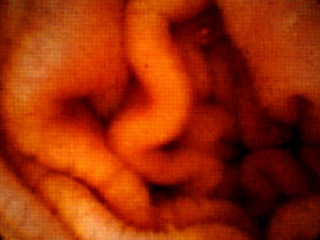
%> input picture sample2.bmp, 320 x 240 px
$ octave bmptobayer.m   (GNU Octave 9; MATLAB toolbox functions it lacks are replaced by stand-ins)
%> lines starting %> are read from the running program, lines starting %| are printed output that depends on the picture
%该程序包含部分有：1，将普通照片等转换为BAYER格式的照片(240x320x3)
%                 2，将BAYER格式照片中不同颜色分量单独分离出来，成为4个子图(120x160x1)
%                 3，对4个子图进行低通滤波
%                 4，对4个子图进行逆滤波
%                 5，将4个子图重组回到BAYER格式照片中
%                 6，对BAYER格式照片进行插值，恢复成普通RGB颜色照片
%其中第1 2 3部分在图像编码之前运行，第4 5 6部分在图像解码之后运行

A0=double(imread('sample2.bmp'));%载入图像
A0=A0(1:240,1:320,:);%标准图像大小为240x320

% figure
% imagesc(A0);


filter(:,:,1)=[1 0;0 0];%bayer彩色滤波阵列R分量
filter(:,:,2)=[0 1;1 0];%bayer彩色滤波阵列G分量
filter(:,:,3)=[0 0;0 1];%bayer彩色滤波阵列B分量


%bayer彩色滤波阵列格式
%  R  G
%  G  B
%%%%%%%%%%%%%%%%%%%%%%%%%%%%%%%%%%%%%%%%%%%%%%%%%%%%%%%%%%%%%%%%%%%%%%%%%%%
%将普通GRB颜色照片转成BAYER格式照片
for i=1:120%行数，每个滤波阵列为2x2,图像有240行，所以需要循环120次
    for j=1:160%列数，循环160次
        BAY(2*i-1:2*i,2*j-1:2*j,:)=A0(2*i-1:2*i,2*j-1:2*j,:).*filter;%BAY矩阵是转换好了的bayer格式照片，尺寸还是240x320x3
    end
end

% figure
% imagesc(BAY);
%%%%%%%%%%%%%%%%%%%%%%%%%%%%%%%%%%%%%%%%%%%%%%%%%%%%%%%%%%%%%%%%%%%%%%%%%%%
%将原始图像240x320x3分成4个子图120x160x1,分别是R分量，两个G分量，B分量像素集合
for i=2-1:2:240-1
    for j=2-1:2:320-1
        BAYr((i+1)/2,(j+1)/2)=BAY(i,j,1);%BAYr是BAY格式的图像中r分量元素单独提取出来组成的图像，大小为120x160x1
    end
end

for i=2-1:2:240-1
    for j=2:2:320
        BAYg1((i+1)/2,j/2)=BAY(i,j,2);%BAYg1是BAY格式的图像中g分量(滤波阵列右上角的那个G)元素单独提取出来组成的图像，大小为120x160x1
    end
end

for i=2:2:240
    for j=2-1:2:320-1
        BAYg2(i/2,(j+1)/2)=BAY(i,j,2);%BAYb是BAY格式的图像中g分量(滤波阵列左下角的那个G)元素单独提取出来组成的图像，大小为120x160x1
    end
end

for i=2:2:240
    for j=2:2:320
        BAYb(i/2,j/2)=BAY(i,j,3);%BAYb是BAY格式的图像中b分量元素单独提取出来组成的图像，大小为120x160x1
    end
end

% figure
% imagesc(BAYr);
%%%%%%%%%%%%%%%%%%%%%%%%%%%%%%%%%%%%%%%%%%%%%%%%%%%%%%%%%%%%%%%%%%%%%%%%%%%
%对4个BAYER分量子图进行水平滤波
for i=2:160
    BAYr(:,i)=round((BAYr(:,i-1)+BAYr(:,i))/2);
    BAYg1(:,i)=round((BAYg1(:,i-1)+BAYg1(:,i))/2);
    BAYg2(:,i)=round((BAYg2(:,i-1)+BAYg2(:,i))/2);
    BAYb(:,i)=round((BAYb(:,i-1)+BAYb(:,i))/2);
end
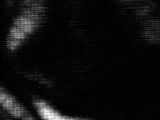
%> BAYb: size 120x160 double; min 0, max 97, mean 5.7; drawn with min black and max white
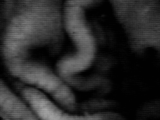
%> BAYg2: size 120x160 double; min 0, max 163, mean 42.8

%对4个BAYER分量子图进行垂直滤波
for i=2:120
    BAYr(i,:)=round((BAYr(i-1,:)+BAYr(i,:))/2);
    BAYg1(i,:)=round((BAYg1(i-1,:)+BAYg1(i,:))/2);
    BAYg2(i,:)=round((BAYg2(i-1,:)+BAYg2(i,:))/2);
    BAYb(i,:)=round((BAYb(i-1,:)+BAYb(i,:))/2);
end
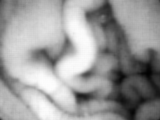
%> BAYr: size 120x160 double; min 2, max 253, mean 154.6

% figure
% imagesc(BAYr);
%%%%%%%%%%%%%%%%%%%%%%%%%%%%%%%%%%%%%%%%%%%%%%%%%%%%%%%%%%%%%%%%%%%%%%%%%%%
%%%%%%%%%%%%%%%%%%%%%%%%%%%%%%%%%%%%%%%%%%%%%%%%%%%%%%%%%%%%%%%%%%%%%%%%%%%
%对分量子图进行垂直逆滤波
for i=120:-1:2
    BAYr(i,:)=2*BAYr(i,:)-BAYr(i-1,:);
    BAYg1(i,:)=2*BAYg1(i,:)-BAYg1(i-1,:);
    BAYg2(i,:)=2*BAYg2(i,:)-BAYg2(i-1,:);
    BAYb(i,:)=2*BAYb(i,:)-BAYb(i-1,:);
end

%对分量子图进行水平逆滤波
for i=160:-1:2
    BAYr(:,i)=2*BAYr(:,i)-BAYr(:,i-1);
    BAYg1(:,i)=2*BAYg1(:,i)-BAYg1(:,i-1);
    BAYg2(:,i)=2*BAYg2(:,i)-BAYg2(:,i-1);
    BAYb(:,i)=2*BAYb(:,i)-BAYb(:,i-1);
end
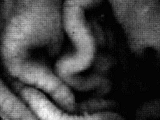
%> BAYg2: size 120x160 double; min -1, max 170, mean 43.3; drawn with min black and max white

% figure
% imagesc(BAYr);
%%%%%%%%%%%%%%%%%%%%%%%%%%%%%%%%%%%%%%%%%%%%%%%%%%%%%%%%%%%%%%%%%%%%%%%%%%%
%将4个分量子图120x160x1组合成为完整的BAYER格式图像240x320x3
BAY=zeros(240,320,3);

for i=2-1:2:240-1
    for j=2-1:2:320-1
        BAY(i,j,1)=BAYr((i+1)/2,(j+1)/2);%r分量元素恢复到BAY图像中
    end
end

for i=2-1:2:240-1
    for j=2:2:320
        BAY(i,j,2)=BAYg1((i+1)/2,j/2);%g分量(滤波阵列右上角的那个G)元素恢复到BAY图像中
    end
end

for i=2:2:240
    for j=2-1:2:320-1
        BAY(i,j,2)=BAYg2(i/2,(j+1)/2);%g分量(滤波阵列左下角的那个G)元素恢复到BAY图像中
    end
end

for i=2:2:240
    for j=2:2:320
        BAY(i,j,3)=BAYb(i/2,j/2);%b分量元素恢复到BAY图像中
    end
end

% figure
% imagesc(BAY);
%%%%%%%%%%%%%%%%%%%%%%%%%%%%%%%%%%%%%%%%%%%%%%%%%%%%%%%%%%%%%%%%%%%%%%%%%%%
%对BAYER格式照片进行插值，恢复成为RGB颜色照片
for i=2:2:238
    BAY(i,:,1)=(BAY(i-1,:,1)+BAY(i+1,:,1))/2;
end
BAY(240,:,1)=BAY(239,:,1);
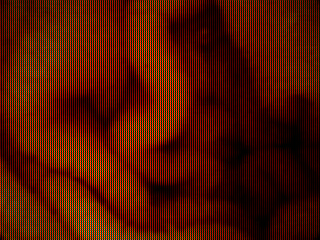
%> BAY: size 240x320x3 double; mean R, G, B 77.3, 21.6, 1.6; drawn with min black and max white

for i=2:2:318
    BAY(:,i,1)=(BAY(:,i-1,1)+BAY(:,i+1,1))/2;
end
BAY(:,320,1)=BAY(:,319,1);       %将BAYER照片中R分量插值恢复
%> BAY: size 240x320x3 double; mean R, G, B 154.5, 21.6, 1.6


for i=3:2:239
    BAY(i,:,3)=(BAY(i-1,:,3)+BAY(i+1,:,3))/2;
end
BAY(1,:,3)=BAY(2,:,3);
%> BAY: size 240x320x3 double; mean R, G, B 154.5, 21.6, 3.1; mean of the top-left, top-right, bottom-left and bottom-right quarters 72.7, 53.6, 79, 33.6

for i=3:2:319
    BAY(:,i,3)=(BAY(:,i-1,3)+BAY(:,i+1,3))/2;
end
BAY(:,1,3)=BAY(:,2,3);           %将BYAER照片中B分量插值恢复
%> BAY: size 240x320x3 double; mean R, G, B 154.5, 21.6, 6.2; mean of the top-left, top-right, bottom-left and bottom-right quarters 74.1, 54.2, 80.8, 34

BAY(1,1,2)=(BAY(2,1,2)+BAY(1,2,2))/2;
BAY(240,320,2)=(BAY(240,319,3)+BAY(239,320,2))/2;
for i=2:239
    if BAY(i,1,2)==0
        BAY(i,1,2)=(BAY(i+1,1,2)+BAY(i,2,2))/2;
    end
    if BAY(i,320,2)==0
        BAY(i,320,2)=(BAY(i-1,320,2)+BAY(i,319,2))/2;
    end
end
%> BAY: size 240x320x3 double; mean R, G, B 154.5, 21.7, 6.2
for j=2:319
    if BAY(1,j,2)==0
        BAY(1,j,2)=(BAY(2,j,2)+BAY(1,j+1,2))/2;
    end
    if BAY(240,j,2)==0
        BAY(240,320,2)=(BAY(239,j,2)+BAY(240,j-1,2))/2;
    end
end
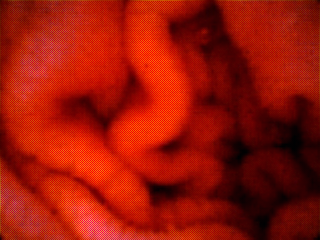
%> BAY: size 240x320x3 double; mean R, G, B 154.5, 21.8, 6.2; drawn with min black and max white
for i=2:239
    for j=2:319
        if BAY(i,j,2)==0
            BAY(i,j,2)=(BAY(i+1,j,2)+BAY(i,j+1,2)+BAY(i-1,j,2)+BAY(i,j-1,2))/4;
        end
    end
end                              %将BYAER照片中G分量插值恢复

figure
imagesc(uint8(A0));
figure
imagesc(uint8(BAY));
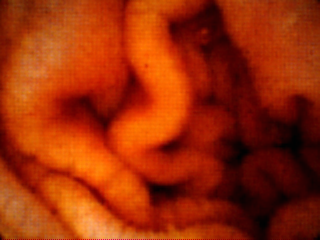
%> displayed picture: size 240x320x3, on the screen's scale of 0 to 255; mean R, G, B 154.6, 43.1, 6.3

$ run again, with sample1.bmp copied over sample2.bmp
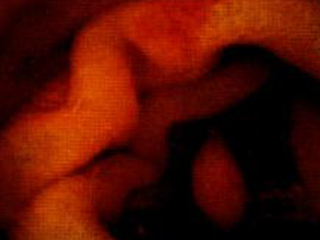
%> input picture sample1.bmp, 320 x 240 px
%> after the loop `for i=160:-1:2`:
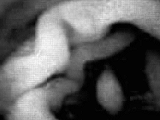
%> BAYr: size 120x160 double; min -1, max 223, mean 83.6; drawn with min black and max white
%> after the loop `for i=2:239`:
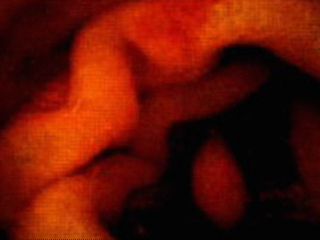
%> BAY: size 240x320x3 double; mean R, G, B 83.5, 15.4, 3.1; drawn with min black and max white

$ run again, with sample3.bmp copied over sample2.bmp
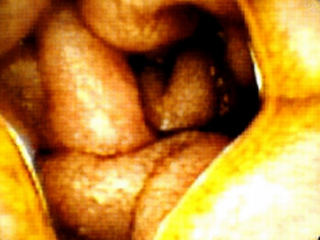
%> input picture sample3.bmp, 320 x 240 px
%> after the loop `for j=2:319`:
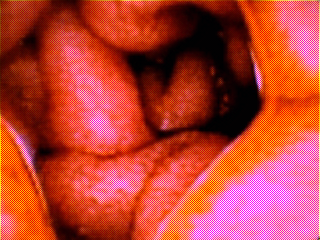
%> BAY: size 240x320x3 double; mean R, G, B 188.7, 67.3, 54.2; drawn with min black and max white
%> `imagesc(uint8(BAY));`:
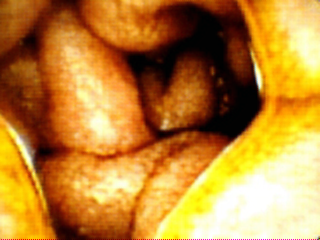
%> displayed picture: size 240x320x3, on the screen's scale of 0 to 255; mean R, G, B 188.8, 132.8, 54.3
